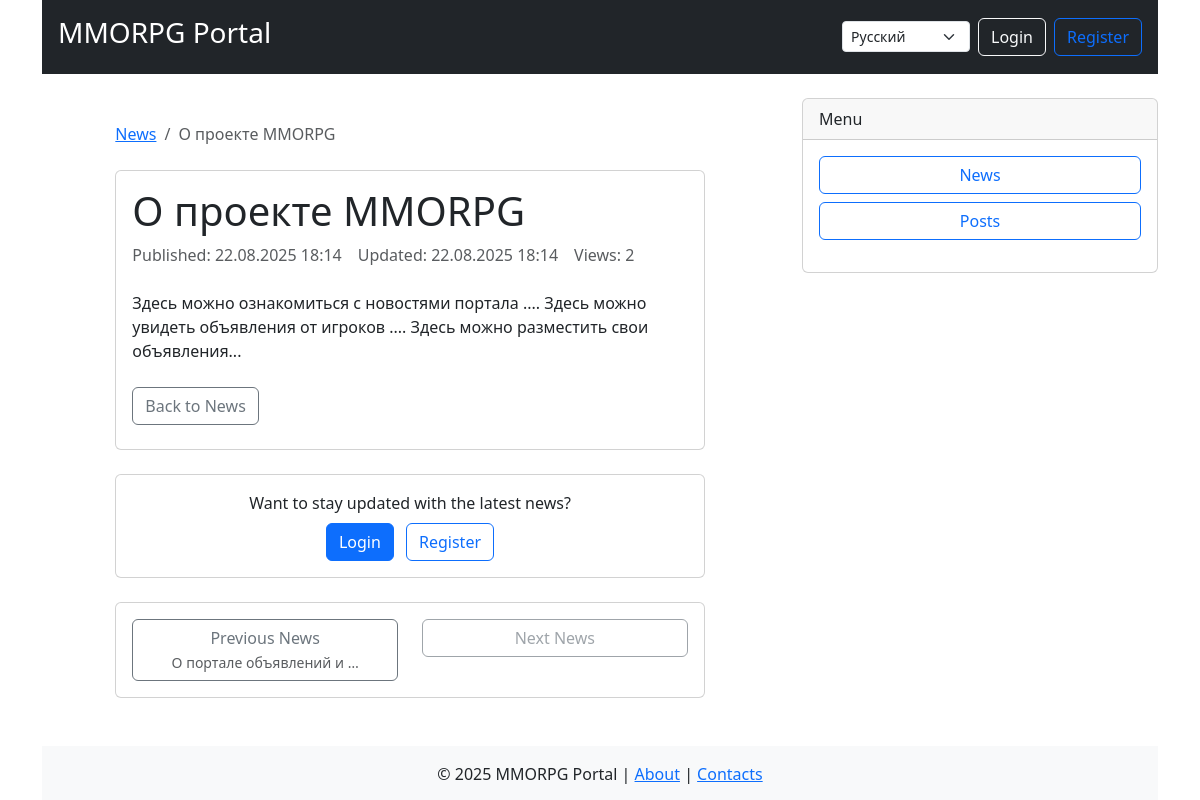
Screenshot of /news/2/ with the database file from the repository.
### appNotification/models.py (models this page shows, shortened)
class News(models.Model):
    title = models.CharField(max_length=255, validators=[MinLengthValidator(5)])
    content = RichTextField()
    created_at = models.DateTimeField(auto_now_add=True)
    updated_at = models.DateTimeField(auto_now=True)
    subscribers = models.ManyToManyField(User, related_name='subscribed_news', blank=True)
    views_count = models.PositiveIntegerField(default=0, verbose_name=_('Views count'))
    class Meta:
        ordering = ['-created_at']
        verbose_name = _('News')
        verbose_name_plural = _('News')
    def increment_views(self):
        self.views_count += 1
        self.save(update_fields=['views_count'])

### appNotification/views.py (the view)
# urls.py: path('news/<int:pk>/', views.NewsDetailView.as_view(), name='news_detail'),
class NewsDetailView(DetailView):
    model = News
    template_name = 'news_detail.html'
    context_object_name = 'news'
    def get_object(self, queryset=None):
        news = super().get_object(queryset)
        self.increment_views_count(news)
        return news
    def increment_views_count(self, news):
        try:
            session_key = f'news_{news.id}_viewed'
            if not self.request.session.get(session_key, False):
                news.increment_views()
                self.request.session[session_key] = True
                if self.request.user.is_authenticated:
                    UserActionLog.objects.create(
                        user=self.request.user,
                        action=f"Viewed news {news.id}",
                        ip_address=self.request.META.get('REMOTE_ADDR')
                    )
                else:
                    UserActionLog.objects.create(
                        user=None,
                        action=f"Viewed news {news.id} (anonymous)",
                        ip_address=self.request.META.get('REMOTE_ADDR')
                    )
        except Exception as e:
            print(f"Error incrementing views count: {e}")
    def get_context_data(self, **kwargs):
        context = super().get_context_data(**kwargs)
        if self.request.user.is_authenticated:
            context['is_subscribed'] = Subscription.objects.filter(
                user=self.request.user,
                news=True
            ).exists()
        context['previous_news'] = News.objects.filter(
            created_at__lt=self.object.created_at
        ).order_by('-created_at').first()
        context['next_news'] = News.objects.filter(
            created_at__gt=self.object.created_at
        ).order_by('created_at').first()
        context['popular_news'] = News.objects.order_by('-views_count')[:5]
        return context

### appNotification/context_processors.py (called while the page is built)
def categories(request):
    return {
        'categories': Category.objects.all(),
        'category_choices': [
            ('tanks', _('Tanks')),
            ('heals', _('Heals')),
            ('dd', _('DD')),
            ('traders', _('Traders')),
            ('guildmasters', _('Guildmasters')),
            ('questgivers', _('Questgivers')),
            ('blacksmiths', _('Blacksmiths')),
            ('tanners', _('Tanners')),
            ('potionmakers', _('Potionmakers')),
            ('spellmasters', _('Spellmasters')),
        ]
    }

def navigation_data(request):
    from .models import Post, News
    return {
        'recent_posts': Post.objects.order_by('-created_at')[:5],
        'recent_news': News.objects.order_by('-created_at')[:3],
        'posts_count': Post.objects.count(),
        'news_count': News.objects.count(),
    }

### appNotification/templates/news_detail.html (shortened to what this page needs)
{% extends "default.html" %}
{% load i18n %}
{% block content %}
<div class="container mt-4">
    <div class="row justify-content-center">
        <div class="col-md-10">
            <nav aria-label="breadcrumb" class="mb-4">
                <ol class="breadcrumb">
                    <li class="breadcrumb-item">
                        <a href="{% url 'news_list' %}">{% trans "News" %}</a>
                    </li>
                    <li class="breadcrumb-item active" aria-current="page">
                        {{ news.title|truncatewords:5 }}
                    </li>
                </ol>
            </nav>
            <div class="card news-detail-card">
                <div class="card-body">
                    <div class="mb-4">
                        <h1 class="card-title news-title">{{ news.title }}</h1>
                        <div class="d-flex flex-wrap align-items-center text-muted news-meta">
                            <div class="me-3">
                                {% trans "Published" %}: {{ news.created_at|date:"d.m.Y H:i" }}
                            </div>
                            {% if news.updated_at != news.created_at %}
                            <div class="me-3">
                                {% trans "Updated" %}: {{ news.updated_at|date:"d.m.Y H:i" }}
                            </div>
                            {% endif %}
                            <div>
                                {% trans "Views" %}: {{ news.views_count|default:0 }}
                            </div>
                        </div>
                    </div>
                    <div class="news-content mb-4">
                        {{ news.content|safe }}
                    </div>
                    <div class="d-flex justify-content-between align-items-center flex-wrap">
                        <div class="mb-2">
                            <a href="{% url 'news_list' %}" class="btn btn-outline-secondary">
                                 {% trans "Back to News" %}
                            </a>
                        </div>
                    </div>
                </div>
            </div>
            {% if user.is_authenticated %}
            <div class="card mt-4">
                <div class="card-body">
                    <div class="d-flex justify-content-between align-items-center">
                        <div>
                            <h5 class="card-title mb-1">{% trans "Stay Updated" %}</h5>
                            <p class="text-muted mb-0">{% trans "Subscribe to receive weekly news digests" %}</p>
                        </div>
                        <form method="post" action="{% url 'news_subscribe' %}">
                            {% csrf_token %}
                            <button type="submit" class="btn {% if is_subscribed %}btn-danger{% else %}btn-success{% endif %}">
                                {% if is_subscribed %}
                                    <i class="bi bi-bell-slash"></i> {% trans "Unsubscribe" %}
                                {% else %}
                                    <i class="bi bi-bell"></i> {% trans "Subscribe" %}
                                {% endif %}
                            </button>
                        </form>
                    </div>
                </div>
            </div>
            {% else %}
            <div class="card mt-4">
                <div class="card-body text-center">
                    <p class="mb-2">{% trans "Want to stay updated with the latest news?" %}</p>
                    <a href="{% url 'login' %}" class="btn btn-primary me-2">{% trans "Login" %}</a>
                    <a href="{% url 'register' %}" class="btn btn-outline-primary">{% trans "Register" %}</a>
                </div>
            </div>
            {% endif %}
            <div class="card mt-4">
                <div class="card-body">
                    <div class="row">
                        <div class="col-md-6 text-center">
                            {% if previous_news %}
                            <a href="{% url 'news_detail' previous_news.pk %}" class="btn btn-outline-secondary w-100">
                                 {% trans "Previous News" %}
                                <br>
                                <small class="text-muted">{{ previous_news.title|truncatewords:4 }}</small>
                            </a>
                            {% else %}
                            <button class="btn btn-outline-secondary w-100" disabled>
                                <i class="bi bi-chevron-left"></i> {% trans "Previous News" %}
                            </button>
                            {% endif %}
                        </div>
                        <div class="col-md-6 text-center">
                            {% if next_news %}
                            <a href="{% url 'news_detail' next_news.pk %}" class="btn btn-outline-secondary w-100">
                                {% trans "Next News" %} <i class="bi bi-chevron-right"></i>
                                <br>
                                <small class="text-muted">{{ next_news.title|truncatewords:4 }}</small>
                            </a>
                            {% else %}
                            <button class="btn btn-outline-secondary w-100" disabled>
                                {% trans "Next News" %}
                            </button>
                            {% endif %}
                        </div>
                    </div>
                </div>
            </div>
        </div>
    </div>
</div>
{% endblock %}

### rows the page displays
News: title "О проекте MMORPG", created_at "22.08.2025 18:14", updated_at "22.08.2025 18:14", views_count "2", content "Здесь можно ознакомиться с новостями портала .... Здесь можно увидеть объявления от игроков .... Здесь можно разместить свои объявления..."
News: title "О портале объявлений и …"

### other values shown
form field language "Русский"
